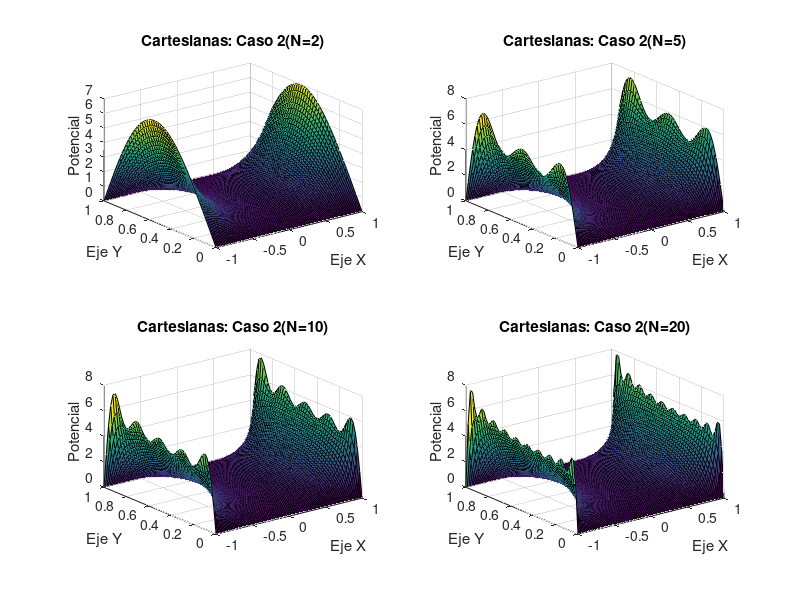

This chart was generated by the following MATLAB code:
%Cartesianas, Ejercicio 1 - Caso 2

a=1;
b=1;
X=-a:0.02:a;
Y=0:0.02:b;
[x,y]= meshgrid(X,Y);

P=0;
V2=0;
N=2;
for n= 1:N
  f=@(y) (2*y.^3+5).*sin(pi*n*y/b);
  Fn=(2./(b*cosh(n*pi*a/b))).*integral(f,0,b);
  P= Fn.*cosh(pi.*n*x/b).*sin(pi.*n*y/b);
  V2=P+V2;
endfor
subplot(2,2,1)
surf(x,y,V2)
xlabel('Eje X')
ylabel('Eje Y')
zlabel('Potencial')
title('Cartesianas: Caso 2(N=2)')

P=0;
V5=0;
N=5;
for n= 1:N
  f=@(y) (2*y.^3+5).*sin(pi*n*y/b);
  Fn=(2./(b*cosh(n*pi*a/b))).*integral(f,0,b);
  P= Fn.*cosh(pi.*n*x/b).*sin(pi.*n*y/b);
  V5=P+V5;
endfor
subplot(2,2,2)
surf(x,y,V5)
xlabel('Eje X')
ylabel('Eje Y')
zlabel('Potencial')
title('Cartesianas: Caso 2(N=5)')

P=0;
V10=0;
N=10;
for n= 1:N
  f=@(y) (2*y.^3+5).*sin(pi*n*y/b);
  Fn=(2./(b*cosh(n*pi*a/b))).*integral(f,0,b);
  P= Fn.*cosh(pi.*n*x/b).*sin(pi.*n*y/b);
  V10=P+V10;
endfor
subplot(2,2,3)
surf(x,y,V10)
xlabel('Eje X')
ylabel('Eje Y')
zlabel('Potencial')
title('Cartesianas: Caso 2(N=10)')

P=0;
V20=0;
N=20;
for n= 1:N
  f=@(y) (2*y.^3+5).*sin(pi*n*y/b);
  Fn=(2./(b*cosh(n*pi*a/b))).*integral(f,0,b);
  P= Fn.*cosh(pi.*n*x/b).*sin(pi.*n*y/b);
  V20=P+V20;
endfor
subplot(2,2,4)
surf(x,y,V20)
xlabel('Eje X')
ylabel('Eje Y')
zlabel('Potencial')
title('Cartesianas: Caso 2(N=20)')